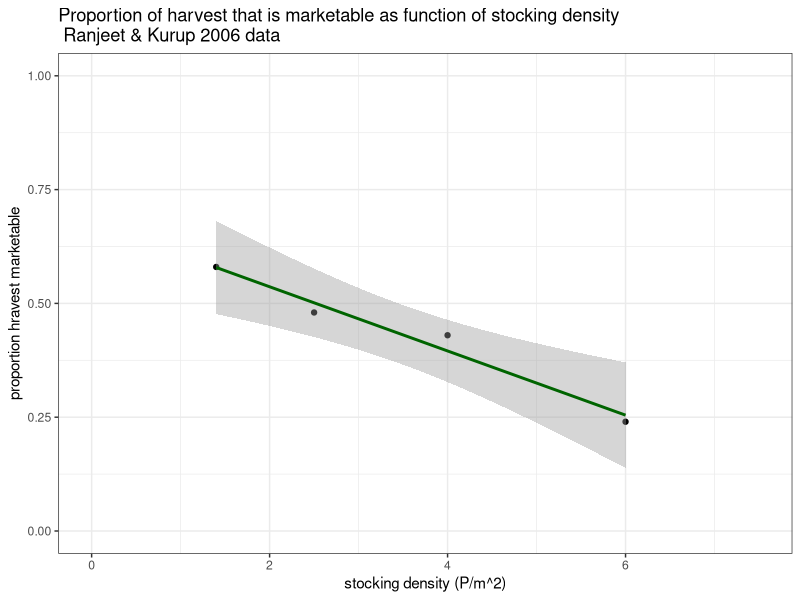
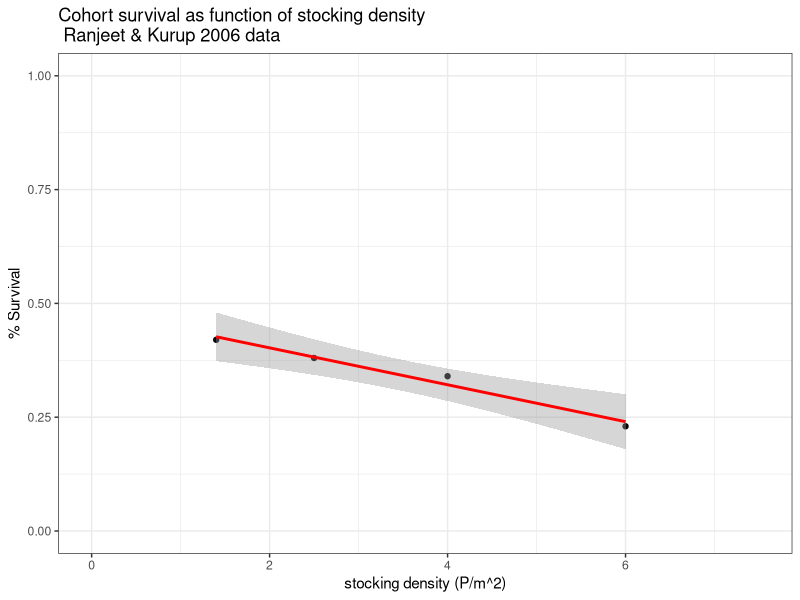
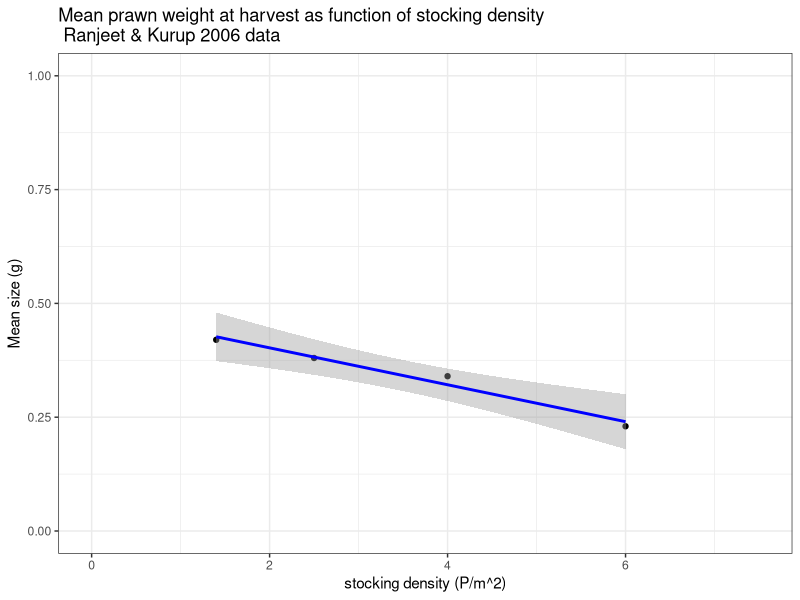

R code for these plots, in order:
# Data from various aquaculture studies compiled for use in prawn aqauclture model #############
  require(ggplot2)

# Ranjeet and Kurup 2006 #######

rk06 = data.frame(dens_ha = c(14000, 25000, 40000, 60000),      # Stocking density per hectare (P_nought)    
                  dens = c(14000, 25000, 40000, 60000)/10000,   # Stocking density per m^2
                  surv = c(0.42, 0.38, 0.34, 0.23),             # proportion survival of all stocked prawns
                  marketable = c(0.58, 0.48, 0.43, 0.24),       # prportion of harvested prawns that were marketable
                  mean_B = c(56.8, 51.3, 41.2, 36.7),           # mean prawn mass in grams at harvest  
                  mean_B_perday = c(56.8, 51.3, 41.2, 36.7)/(8*30), # mean daily growth (in grams) 
                  harvest = c(320, 480, 630, 510),              # total prawns harvested in kg
                  market_harvest = c(278, 314, 460, 412),       # marketable prawns harvested in kg
                  profit = c(60166, 87216, 114408, 86241)/48.89)# profit per hectare converted from rupees (reported) to USD (48.89 ruppes/USD reported conversion)

  rk06$p_kg = rk06$profit / rk06$market_harvest                 # estimate of price: USD per kg marketable harvested

  ggplot(rk06, aes(x = dens, y = marketable)) + 
    theme_bw() +
    labs(x = 'stocking density (P/m^2)', y = 'proportion hravest marketable',
         title = 'Proportion of harvest that is marketable as function of stocking density \n Ranjeet & Kurup 2006 data') +
    xlim(0,7.5) +
    ylim(0,1) +
    geom_point() +
    stat_smooth(method = "lm", col = "darkgreen")
  
  eta.lm = lm(marketable ~ dens, data = rk06)
  
om.gg = ggplot(rk06, aes(x = dens, y = surv)) + 
                theme_bw() +
                labs(x = 'stocking density (P/m^2)', y = '% Survival',
                     title = 'Cohort survival as function of stocking density \n Ranjeet & Kurup 2006 data') +
                xlim(0,7.5) +
                ylim(0,1) +
                geom_point() +
                stat_smooth(method = "lm", col = "red")
  
om.gg

  om.lm = lm(surv ~ dens, data = rk06)
  
gam.gg = ggplot(rk06, aes(x = dens, y = surv)) + 
                  theme_bw() +
                  labs(x = 'stocking density (P/m^2)', y = 'Mean size (g)',
                       title = 'Mean prawn weight at harvest as function of stocking density \n Ranjeet & Kurup 2006 data') +
                  xlim(0,7.5) +
                  ylim(0,1) +
                  geom_point() +
                  stat_smooth(method = "lm", col = "blue")
gam.gg  

  gam.lm = lm(mean_B_perday ~ dens, data = rk06)
